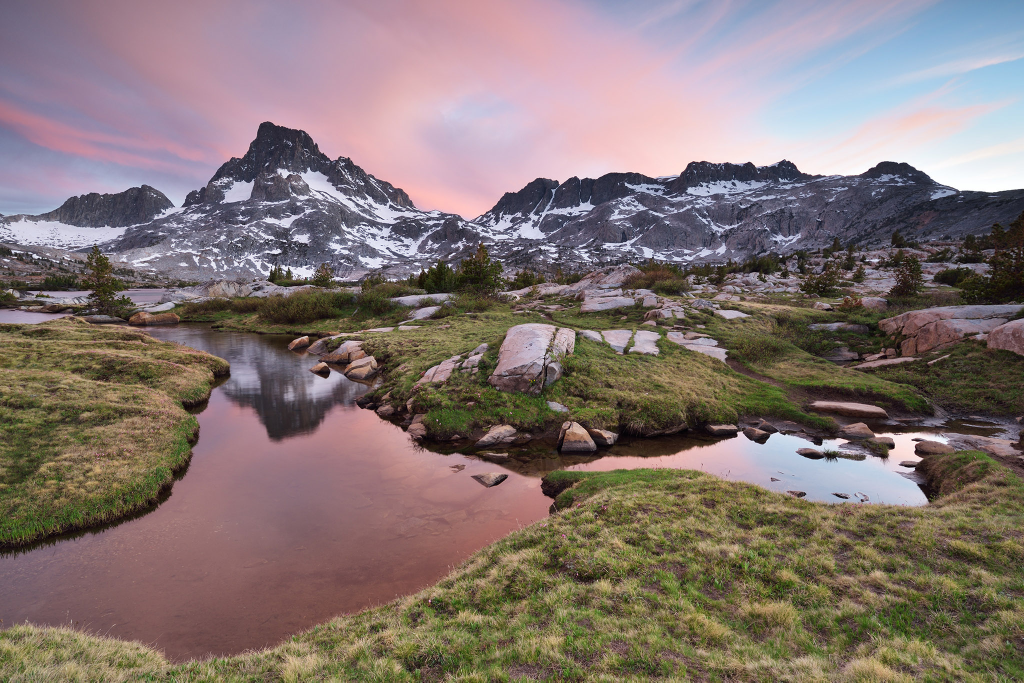
#> input picture Nikon-D750-Image-Samples-2.jpg, 2048 x 1365 px, found by its file name (shown at 1/2 size)
$ python cv.py
#> lines starting #> are read from the running program, lines starting #| are printed output that depends on the picture; after the words box and inside, x2 and y2 are one past the last pixel; in counts of white or black regions, pixels touching at a corner belong together
import cv2

image = cv2.imread(r'C:\Users\Vasu Jain\Desktop\web\project\myenv\project3\Nikon-D750-Image-Samples-2.jpg')
#> image is the input picture: shape (1365, 2048, 3); mean B, G, R 114.3, 117.3, 132
gray_image = cv2.cvtColor(image, cv2.COLOR_BGR2GRAY)
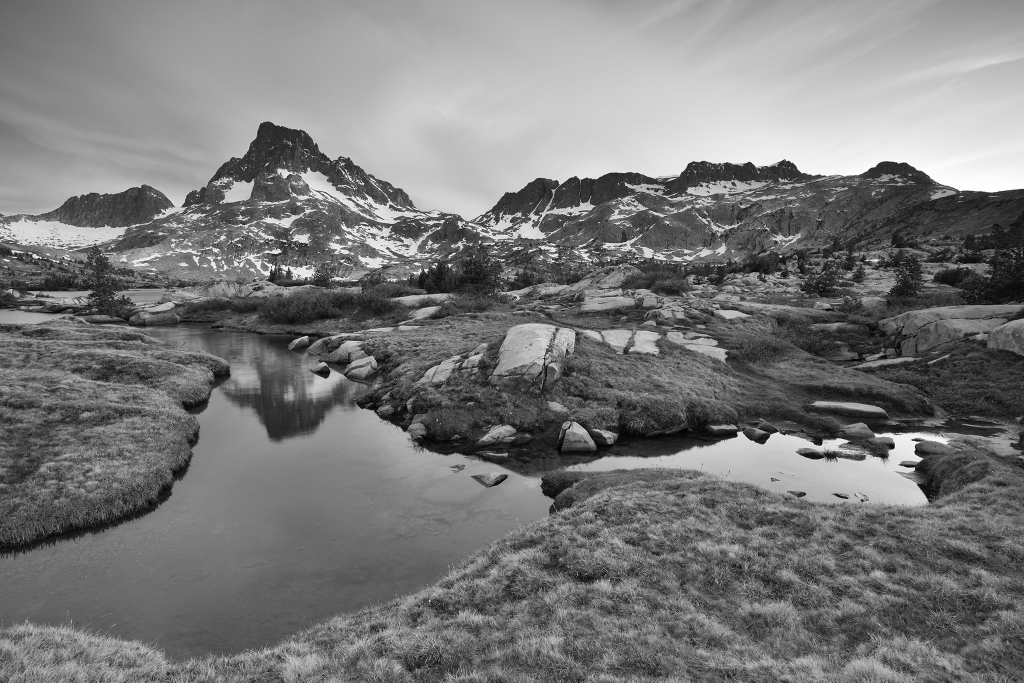
#> gray_image: shape (1365, 2048) (shown at 1/2 size); min 0, max 255, mean 121.3
'''cv2.imshow('MyWindow',image)
cv2.imshow('MyWindow',gray_image)'''
'''resized_image = cv2.resize(image, (1000, 800))
cv2.imshow('Resized Image', resized_image)'''
cv2.rectangle(image, (50, 50), (150, 150), (0, 0, 255), 2)
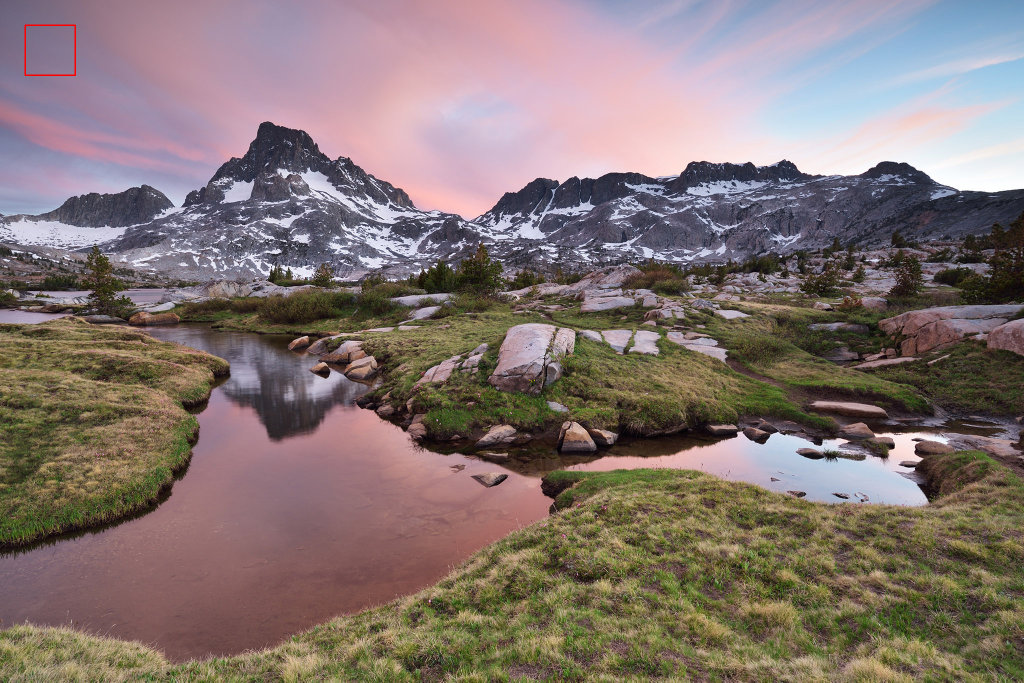
#> image: shape (1365, 2048, 3) (shown at 1/2 size); 0.04% of pixels changed, all inside (x1, y1, x2, y2) = (49, 49, 152, 152)
cv2.imshow('Image with Rectangle', image)
cv2.waitKey(0)
cv2.destroyAllWindows()
